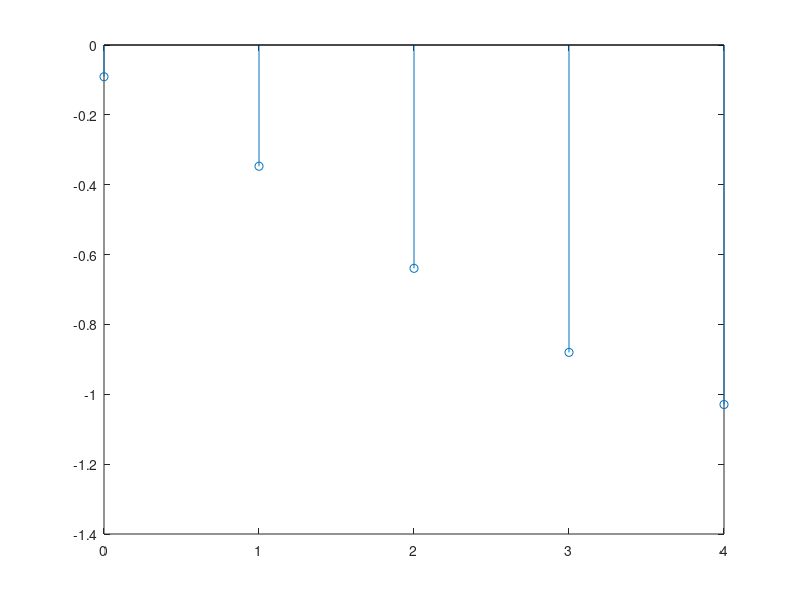

Here is the MATLAB script that generated this plot: (Note: this script raises an error after producing the figure.)
N = input('Enter the vakue of range-->');
a = [1 2];
b = [2 2];
x = [1 zeros(1,N)];
y = filter(b,a,x);
stem((0:N),y);
%% Example 

a = [11 2 3];
b = [-1 -1 -1];
x = [1 3 4 5 6];
y = filter(b,a,x);
stem((0:length(x)-1),y);

%% conv & filter
X = [1 -1 3 zeros(1,8)];
Y1 = convolution(y,X);
Y2 = filter(b,a,X);